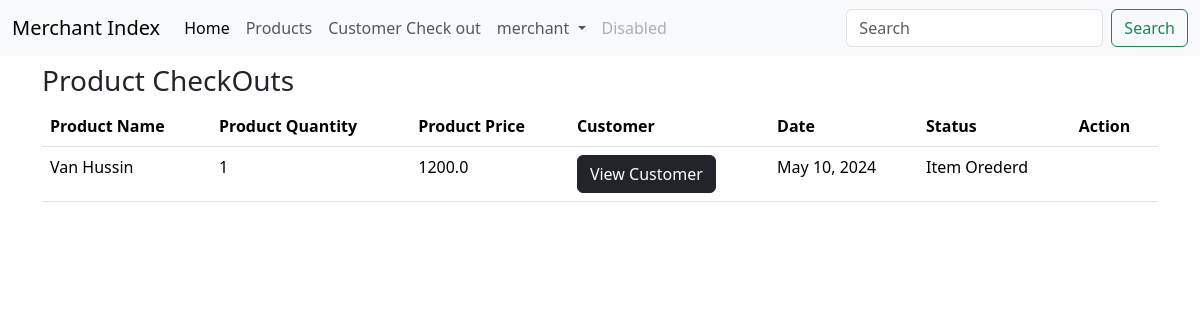
The app's page /product/CustomerCheckOut (signed in) with its own data.
### Product/models.py (models this page shows)
class Checkout(models.Model):
    product = models.ForeignKey(Products,on_delete=models.CASCADE)
    items = models.IntegerField()
    total_price = models.FloatField()
    date = models.DateField(auto_now_add=True)
    user = models.ForeignKey(User, on_delete=models.CASCADE)
    pytment_status = models.BooleanField(default=True)
    delivery_status = models.CharField(max_length=20)

class Products(models.Model):
    Product_Name = models.CharField(max_length=255)
    Product_Price = models.FloatField()
    Product_Discription = models.CharField(max_length=1000)
    Product_Stock = models.IntegerField()
    Stock_trush = models.IntegerField()
    Product_Image = models.FileField(upload_to="product_image")
    user = models.ForeignKey(User, on_delete=models.CASCADE,null=True, blank=True)
    options = (("Mens","Mens"),("Womans","Womans"),("Kids","Kids"))
    Product_Category = models.CharField(max_length=20,choices=options, default="Mens")
    options1 = (("Shirts","Shirts"),("Jeans","Jeans"),("SwimWear","SwimWear"),("Shoes","Shoes"))
    Product_Category_sub = models.CharField(max_length=20,choices=options1,default="Shirts")

### Product/views.py (the view)
# urls.py: path("CustomerCheckOut",views.CustomerCheckOut,name="CustomerCheckOut"),
def CustomerCheckOut(request):
    checkout = Checkout.objects.filter(product__user = request.user)
    context = {
        "checkout":checkout
    }
    return render(request,"customercheckout.html",context)

### templates/customercheckout.html
{% extends 'merchantindex.html' %}
{% block content %}
<div class="container">
    <h3>Product CheckOuts </h3>
    <table class="table">
        <tr>
            <th>Product Name</th>
            <th>Product Quantity</th>
            <th>Product Price</th>
            <th>Customer</th>
            <th>Date</th>
            <th>Status</th>
            <th>Action</th>
        </tr>
        {%  for i in checkout %}
        <tr>
            <td>{{i.product.Product_Name}}</td>
            <td>{{i.items}}</td>
            <td>{{i.total_price}}</td>
            <td><a href="{%url 'ViewCustomer' i.user.id %}" class="btn btn-dark">View Customer</a></td>
            <td>{{i.date}}</td>
            <td>{{i.delivery_status}}</td>
            <td></td>
        </tr>
        {% endfor %}
    </table>
</div>
{% endblock %}

### templates/merchantindex.html (shortened to what this page needs)
<!DOCTYPE html>
<html lang="en">
<head>
    <link href="https://cdn.jsdelivr.net/npm/bootstrap@5.3.3/dist/css/bootstrap.min.css" rel="stylesheet">
</head>
<body>
    <nav class="navbar navbar-expand-lg bg-body-tertiary">
        <div class="container-fluid">
          <a class="navbar-brand" href="#">Merchant Index</a>
          <div class="collapse navbar-collapse" id="navbarSupportedContent">
            <ul class="navbar-nav me-auto mb-2 mb-lg-0">
              <li class="nav-item">
                <a class="nav-link active" aria-current="page" href="{%url 'MerchantIndex' %}">Home</a>
              </li>
              <li class="nav-item">
                <a class="nav-link" href="{%url 'Product_merchant' %}" >Products</a>
              </li>
              <li class="nav-item">
                <a class="nav-link" href="{%url 'CustomerCheckOut' %}" >Customer Check out</a>
              </li>
              <li class="nav-item dropdown">
                <a class="nav-link dropdown-toggle" href="#" role="button" data-bs-toggle="dropdown" aria-expanded="false">
                  {{request.user}}
                </a>
              </li>
              <li class="nav-item">
                <a class="nav-link disabled" aria-disabled="true">Disabled</a>
              </li>
            </ul>
            <form class="d-flex" role="search">
              <input class="form-control me-2" type="search" placeholder="Search" aria-label="Search">
              <button class="btn btn-outline-success" type="submit">Search</button>
            </form>
          </div>
        </div>
      </nav>
{% block content %}{% endblock %}
</body>
</html>

### records on screen
Checkout: product.Product_Name "Van Hussin", items "1", total_price "1200.0", date "May 10, 2024", delivery_status "Item Orederd"

### other values on screen
{{ request.user }} "merchant"
